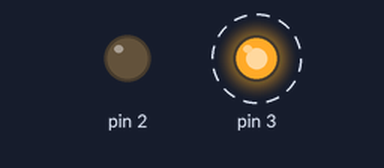
Bench run of a sketch on a simulated Arduino Uno, built with avr-gcc and run on an emulated ATmega328P. Shown: output pins drawn as LEDs (lit = HIGH). Dashed ring = blinking.

Above: at 0.2 s.
Timing chart, 0 to 3.0 s (numbered marks = the images above):
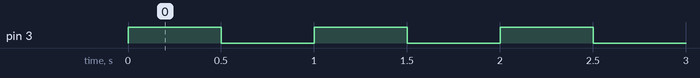

Measured:
- by itself, pin 3: alternates HIGH for 0.50 s and LOW for 0.50 s

The sketch:

choempa.ino
```cpp
void setup() {

  pinMode(2, OUTPUT);
  digitalWrite(2, LOW);
  pinMode(3, OUTPUT);
  digitalWrite(3, HIGH);

}


void loop()


{


  pinMode(3, OUTPUT);
  digitalWrite(3, HIGH);
  delay(500);

  pinMode(3, OUTPUT);
  digitalWrite(3, LOW);
  delay(500);

}
```
